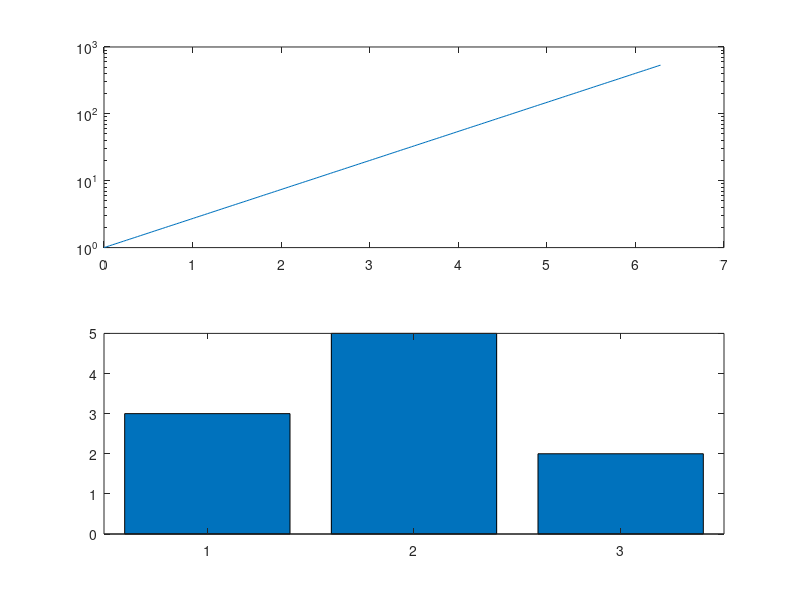

Recreate this plot in MATLAB.
t = linspace(0, 2*pi, 200);
figure;
hold on
plot(t, sin(t), 'b-', 'LineWidth', 2);
plot(t, cos(t), 'r--');
xlabel('t (s)');
ylabel('amplitude');
title('Sine and cosine');
legend('sin', 'cos', 'Location', 'best');
grid on
axis tight
hold off
subplot(2, 1, 1);
semilogy(t, exp(t));
subplot(2, 1, 2);
bar([3 5 2]);
